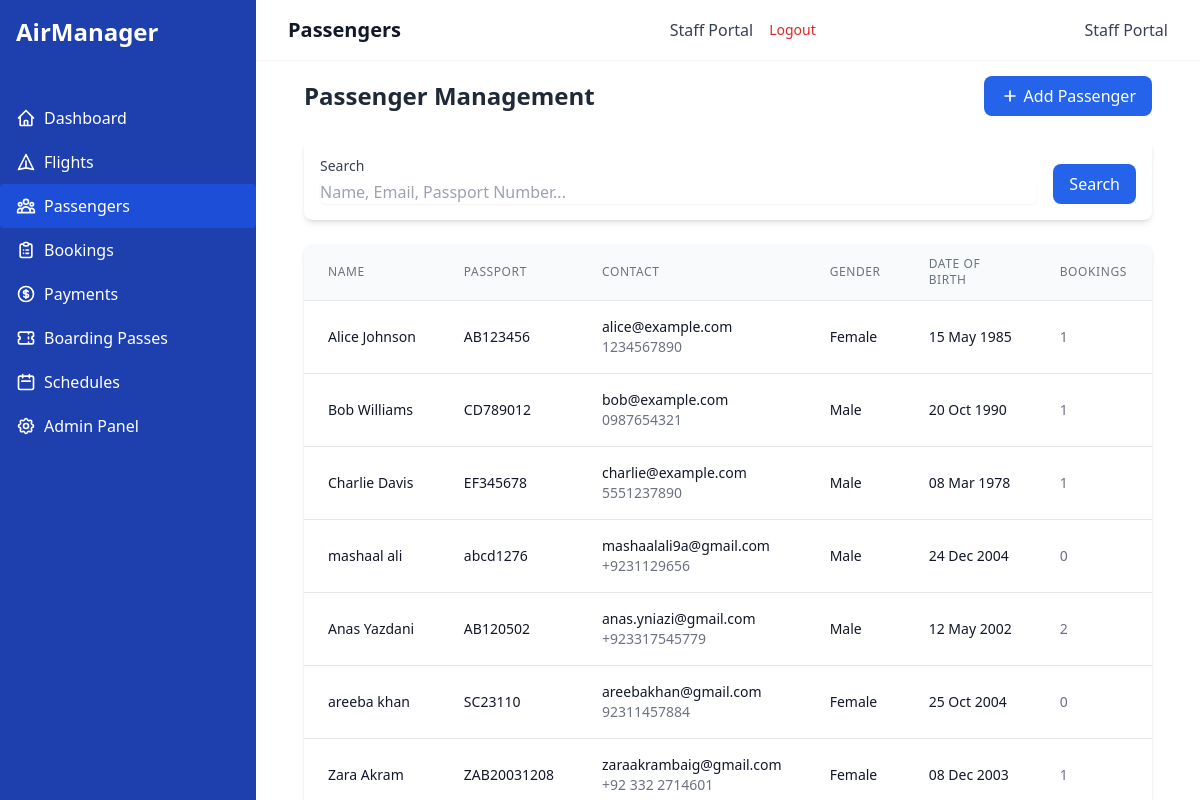
The app's page /passengers/ (signed in) with its own data.
### airline_app/models.py (models this page shows, shortened)
class Passenger(models.Model):
    GENDER_CHOICES = [
        ('M', 'Male'),
        ('F', 'Female'),
        ('O', 'Other'),
    ]
    passenger_id = models.AutoField(primary_key=True)
    name = models.CharField(max_length=100)
    date_of_birth = models.DateField()
    gender = models.CharField(max_length=1, choices=GENDER_CHOICES)
    email = models.EmailField()
    phone_number = models.CharField(max_length=15)
    passport_number = models.CharField(max_length=20, unique=True)
    address = models.TextField()

### airline_app/views.py (the view)
# urls.py: path('passengers/', views.PassengerListView.as_view(), name='passenger-list'),
class PassengerListView(LoginRequiredMixin, ListView):
    model = Passenger
    template_name = 'airline_app/passenger_list.html'
    context_object_name = 'passengers'
    paginate_by = 10
    def get_queryset(self):
        queryset = Passenger.objects.all()
        search = self.request.GET.get('search', '')
        if search:
            queryset = queryset.filter(
                models.Q(name__icontains=search) |
                models.Q(email__icontains=search) |
                models.Q(passport_number__icontains=search)
            )
        return queryset

### airline_app/templates/airline_app/passenger_list.html (shortened to what this page needs)
{% extends 'airline_app/base.html' %}
{% block header %}Passengers{% endblock %}
{% block content %}
<div class="mb-6 flex justify-between items-center">
    <h2 class="text-2xl font-bold text-gray-800">Passenger Management</h2>
    <a href="{% url 'passenger-create' %}" class="bg-blue-600 hover:bg-blue-700 text-white font-medium py-2 px-4 rounded-lg flex items-center transition-colors">
        <svg class="w-5 h-5 mr-1" fill="none" stroke="currentColor" viewBox="0 0 24 24" xmlns="http://www.w3.org/2000/svg">
            <path stroke-linecap="round" stroke-linejoin="round" stroke-width="2" d="M12 6v6m0 0v6m0-6h6m-6 0H6"></path>
        </svg>
        Add Passenger
    </a>
</div>
<div class="bg-white rounded-lg shadow-md p-4 mb-6">
    <form method="get" class="flex flex-col md:flex-row space-y-4 md:space-y-0 md:space-x-4">
        <div class="flex-1">
            <label class="block text-sm font-medium text-gray-700 mb-1">Search</label>
            <input type="text" name="search" value="{{ request.GET.search }}" placeholder="Name, Email, Passport Number..."
                   class="w-full rounded-md border-gray-300 shadow-sm focus:border-blue-500 focus:ring focus:ring-blue-500 focus:ring-opacity-50">
        </div>
        <div class="md:flex-none md:self-end">
            <button type="submit" class="w-full md:w-auto bg-blue-600 hover:bg-blue-700 text-white font-medium py-2 px-4 rounded-lg transition-colors">
                Search
            </button>
        </div>
    </form>
</div>
<div class="bg-white rounded-lg shadow-md overflow-hidden">
    <div class="overflow-x-auto">
        <table class="min-w-full divide-y divide-gray-200">
            <thead class="bg-gray-50">
                <tr>
                    <th class="px-6 py-3 text-left text-xs font-medium text-gray-500 uppercase tracking-wider">Name</th>
                    <th class="px-6 py-3 text-left text-xs font-medium text-gray-500 uppercase tracking-wider">Passport</th>
                    <th class="px-6 py-3 text-left text-xs font-medium text-gray-500 uppercase tracking-wider">Contact</th>
                    <th class="px-6 py-3 text-left text-xs font-medium text-gray-500 uppercase tracking-wider">Gender</th>
                    <th class="px-6 py-3 text-left text-xs font-medium text-gray-500 uppercase tracking-wider">Date of Birth</th>
                    <th class="px-6 py-3 text-left text-xs font-medium text-gray-500 uppercase tracking-wider">Bookings</th>
                </tr>
            </thead>
            <tbody class="bg-white divide-y divide-gray-200">
                {% for passenger in passengers %}
                <tr class="hover:bg-gray-50 transition-colors">
                    <td class="px-6 py-4 whitespace-nowrap">
                        <div class="text-sm font-medium text-gray-900">{{ passenger.name }}</div>
                    </td>
                    <td class="px-6 py-4 whitespace-nowrap">
                        <div class="text-sm text-gray-900">{{ passenger.passport_number }}</div>
                    </td>
                    <td class="px-6 py-4 whitespace-nowrap">
                        <div class="text-sm text-gray-900">{{ passenger.email }}</div>
                        <div class="text-sm text-gray-500">{{ passenger.phone_number }}</div>
                    </td>
                    <td class="px-6 py-4 whitespace-nowrap">
                        <div class="text-sm text-gray-900">{{ passenger.get_gender_display }}</div>
                    </td>
                    <td class="px-6 py-4 whitespace-nowrap">
                        <div class="text-sm text-gray-900">{{ passenger.date_of_birth|date:"d M Y" }}</div>
                    </td>
                    <td class="px-6 py-4 whitespace-nowrap text-sm text-gray-500">
                        {{ passenger.bookings.count }}
                    </td>
                </tr>
                {% empty %}
                <tr>
                    <td colspan="7" class="px-6 py-4 text-center text-gray-500">No passengers found</td>
                </tr>
                {% endfor %}
            </tbody>
        </table>
    </div>
</div>
{% endblock %}

### records on screen
Passenger: name "Alice Johnson", passport_number "AB123456", email "alice@example.com", phone_number "1234567890", gender "Female", date_of_birth "15 May 1985", bookings.count "1"
Passenger: name "Bob Williams", passport_number "CD789012", email "bob@example.com", phone_number "0987654321", gender "Male", date_of_birth "20 Oct 1990", bookings.count "1"
Passenger: name "Charlie Davis", passport_number "EF345678", email "charlie@example.com", phone_number "5551237890", gender "Male", date_of_birth "08 Mar 1978", bookings.count "1"
Passenger: name "mashaal ali", passport_number "abcd1276", email "mashaalali9a@gmail.com", phone_number "+9231129656", gender "Male", date_of_birth "24 Dec 2004", bookings.count "0"
Passenger: name "Anas Yazdani", passport_number "AB120502", email "anas.yniazi@gmail.com", phone_number "+923317545779", gender "Male", date_of_birth "12 May 2002", bookings.count "2"
Passenger: name "areeba khan", passport_number "SC23110", email "areebakhan@gmail.com", phone_number "92311457884", gender "Female", date_of_birth "25 Oct 2004", bookings.count "0"
Passenger: name "Zara Akram", passport_number "ZAB20031208", email "zaraakrambaig@gmail.com", phone_number "+92 332 2714601", gender "Female", date_of_birth "08 Dec 2003", bookings.count "1"
